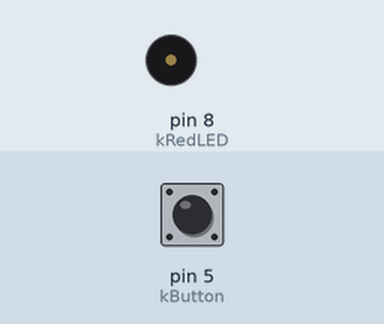
Simulated run of this sketch. Board: Arduino Uno, built with avr-gcc and run on an emulated ATmega328P. Parts: buzzer (waves = sounding). Inputs (shaded band) come from the test bench; at power-on: pin 5 (kButton) HIGH.

Above: at 1.2 s.
1.3 s: pin 5 (kButton) pulled LOW for 0.15 s
At 2.2 s:
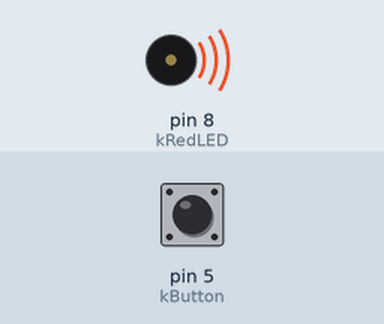
Timing chart, 0 to 4.3 s (numbered marks = the images above; inputs shaded):
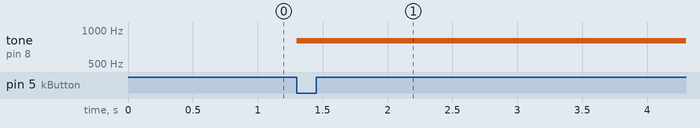

Measured:
- after the input at 1.3 s, tone on pin 8 (kRedLED): silent → 800 Hz at once

The sketch:

button.ino
```cpp
const int kRedLED = 8;
const int kButton = 5;

void setup() {
  // put your setup code here, to run once:
  pinMode(kRedLED, OUTPUT);
  pinMode(kButton, INPUT);
  digitalWrite(kButton, HIGH);
}

void loop() {
  // put your main code here, to run repeatedly:
  if(digitalRead(kButton) == LOW) {
    tone(kRedLED, 800);
  }
  else{
    digitalWrite(kRedLED, LOW);
  }
}
```
